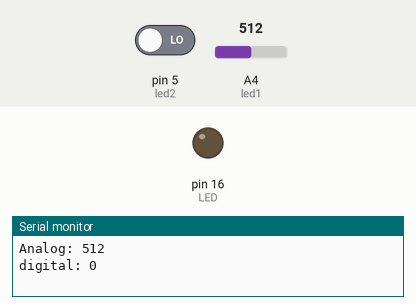
Simulated run of this sketch. Board: Arduino Uno, built with avr-gcc and run on an emulated ATmega328P. Parts: output pins drawn as LEDs (lit = HIGH), the last lines printed to the serial monitor. Inputs (shaded band) come from the test bench; at power-on: pin 5 (led2) LOW, A4 (led1) = 512.

Above: at 0.1 s.
At 1.1 s:
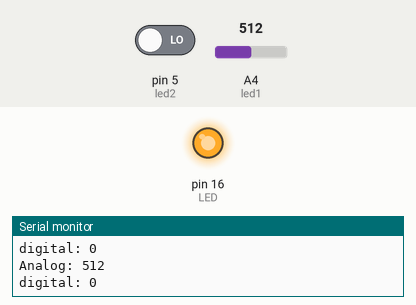
Timing chart, 0 to 2.6 s (numbered marks = the images above):
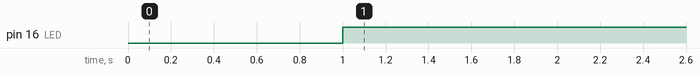

Measured:
- by itself, pin 16 (LED): LOW → HIGH at 1.0 s

The sketch:

humid-sensor.ino
```cpp
int led1 = 4;
int led2 = 5;
int LED = 16;
int Analog, Digital;

void setup() {
  Serial.begin(9600);
  pinMode(led1, INPUT);
  pinMode(led2, INPUT);
  pinMode(LED, OUTPUT);

}

void loop() {
  Analog = analogRead(led1);
  Digital = digitalRead(led2);
  Serial.print("Analog: ");
  Serial.println(Analog);
  Serial.print("digital: ");
  Serial.println(Digital);
  delay(1000);
  if (Analog > 500)
  {
    digitalWrite(LED, HIGH);
  }
  else digitalWrite(LED, LOW);
}
```
